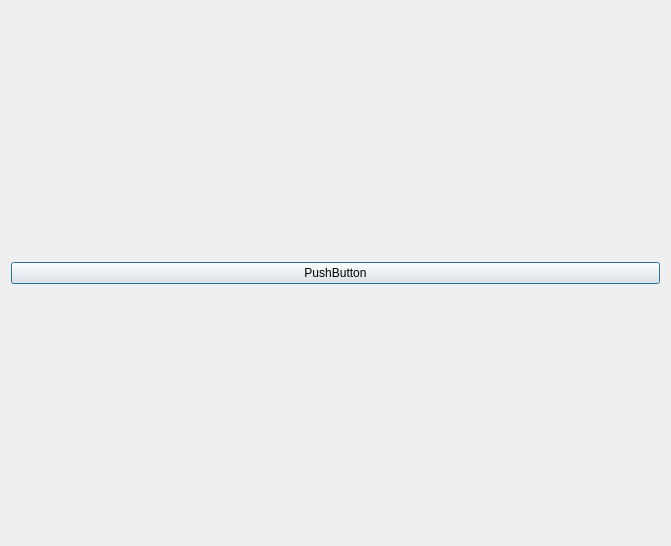
<?xml version="1.0" encoding="UTF-8"?>
<ui version="4.0">
 <class>Dialog</class>
 <widget class="QDialog" name="Dialog">
  <property name="geometry">
   <rect>
    <x>0</x>
    <y>0</y>
    <width>671</width>
    <height>546</height>
   </rect>
  </property>
  <property name="windowTitle">
   <string>Dialog</string>
  </property>
  <layout class="QHBoxLayout" name="horizontalLayout">
   <item>
    <widget class="QPushButton" name="pushButton">
     <property name="text">
      <string>PushButton</string>
     </property>
    </widget>
   </item>
  </layout>
 </widget>
 <resources/>
 <connections/>
</ui>
